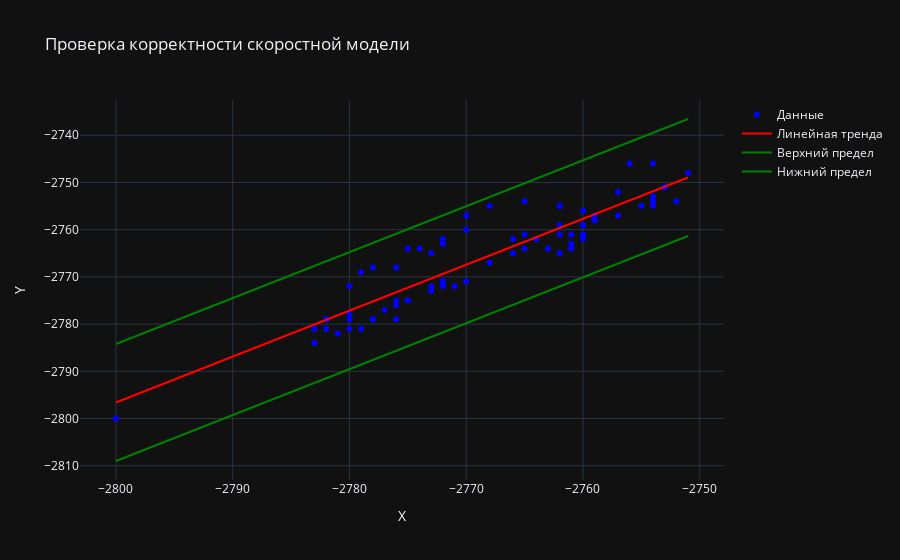

Notebook cell for this chart:
### Code cell
equation, r_squared, upper_bound, lower_bound = proverka_korr_skor_model_1(otbivki_U11_point_set_top_corrected, Top_TVDSS, inlines_TVDSS, xlines_TVDSS)
